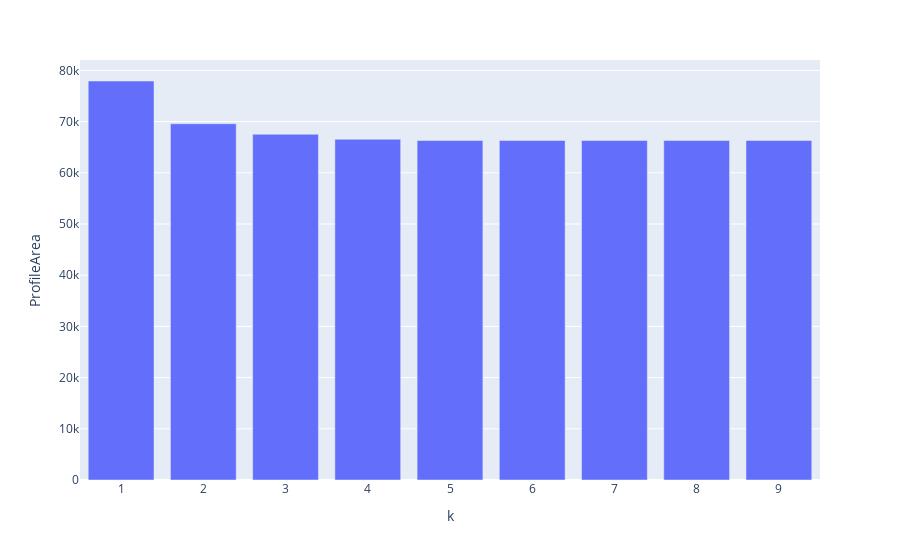

Write notebook code for a chart like this one.
### Code cell
df = pd.DataFrame([range(1, 10), prof_area]).T
df.columns = ['k', 'ProfileArea']
px.bar(df, x='k', y='ProfileArea', labels={'k':'k', 'ProfileArea':'ProfileArea'})

### Figure 1 — Plotly figure (JSON) as saved in the notebook; plotly's stock layout.template omitted (floating-point values rounded to 4 significant figures)
{"data": [{"alignmentgroup": "True", "hovertemplate": "k=%{x}<br>ProfileArea=%{y}<extra></extra>", "legendgroup": "", "marker": {"color": "#636efa", "pattern": {"shape": ""}}, "name": "", "offsetgroup": "", "orientation": "v", "showlegend": false, "textposition": "auto", "type": "bar", "x": [1, 2, 3, 4, 5, 6, 7, 8, 9], "xaxis": "x", "y": [77920.0, 69580.0, 67520.0, 66540.0, 66300.0, 66300.0, 66300.0, 66300.0, 66300.0], "yaxis": "y"}], "layout": {"barmode": "relative", "legend": {"tracegroupgap": 0}, "margin": {"t": 60}, "xaxis": {"anchor": "y", "domain": [0, 1], "title": {"text": "k"}}, "yaxis": {"anchor": "x", "domain": [0, 1], "title": {"text": "ProfileArea"}}}}
